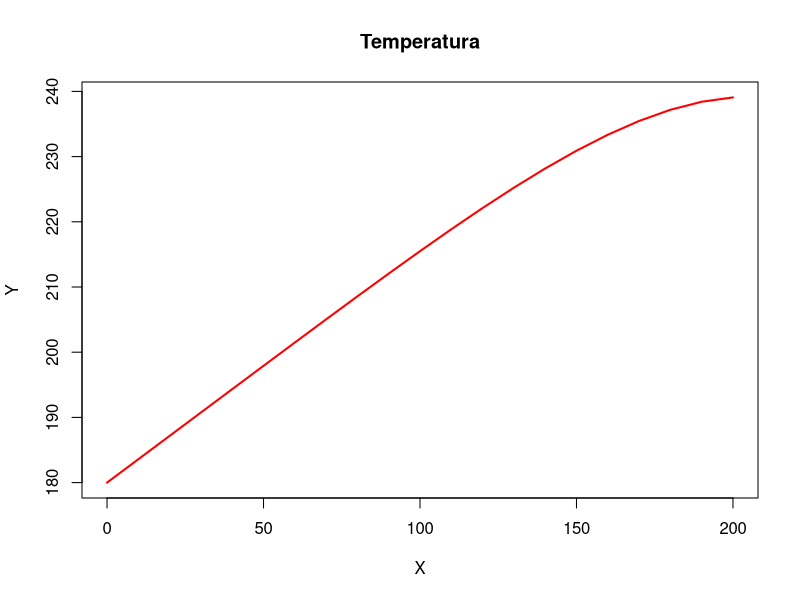

The R source for this figure:
#install.packages("phaseR")
#install.packages("pracma")
#library(phaseR)
library(pracma)

metodoEuler <- function(f, h, xi, yi, xf)
{
  N = (xf - xi) / h
  x = y = numeric(N+1)
  x[1] = xi; 
  y[1] = yi;
  i = 1
  while (i <= N)
  {
    x[i+1] = x[i]+h
    y[i+1] = y[i]+(h*f(x[i],y[i]))
    i = i+1
  }
  return (data.frame(X = x, Y = y))
}

f <- function(x, y) {(-5.6e-8*0.8*0.5*(x^4-200^4)) / 100}

e1 = metodoEuler(f, 10, 0, 180, 200)

e1[nrow(e1),]

plot(e1$X,e1$Y, type='l', lwd=2, col='red', 
     main="Temperatura",xlab="X", ylab="Y")

